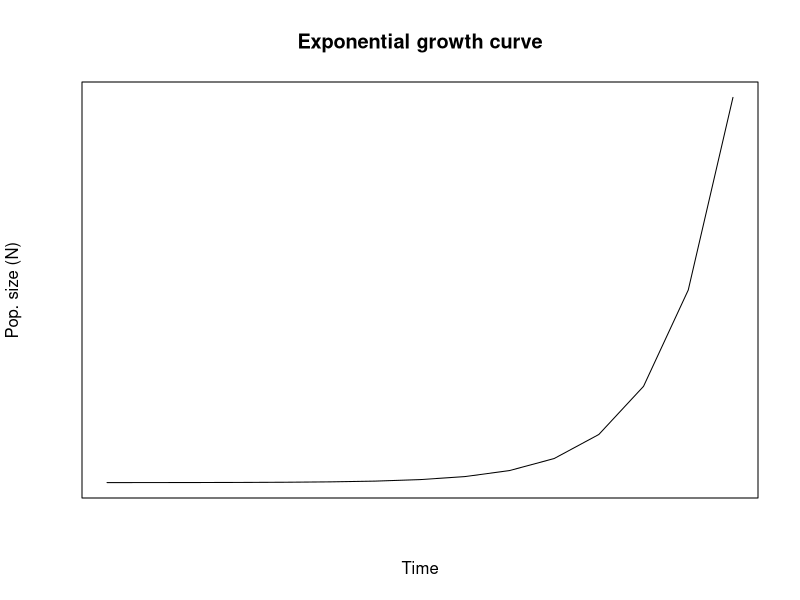
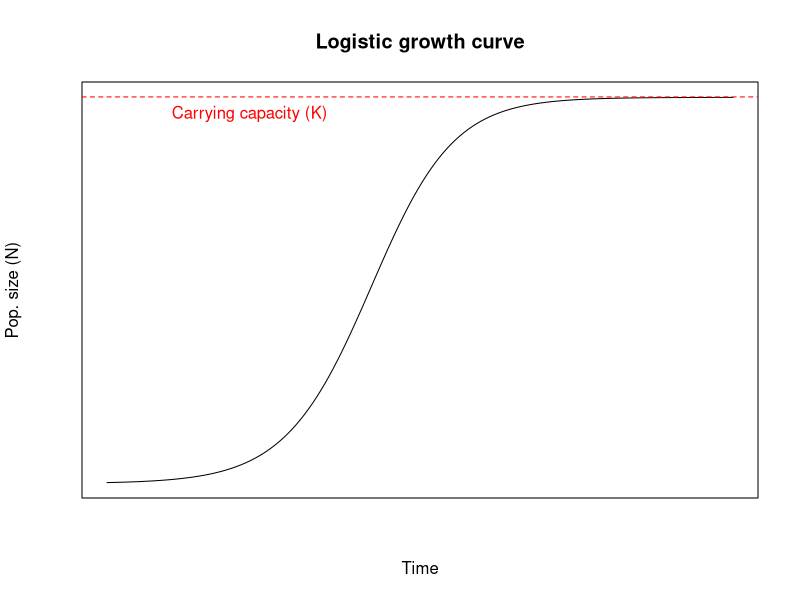
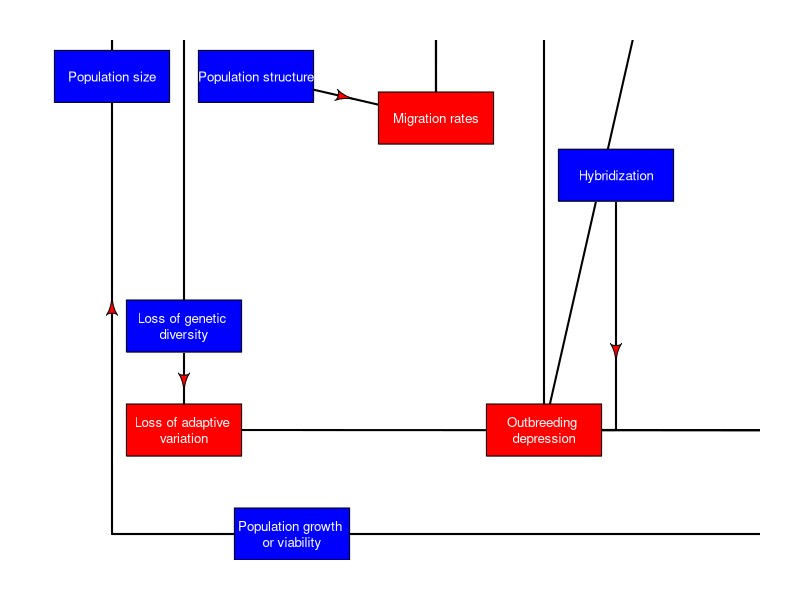
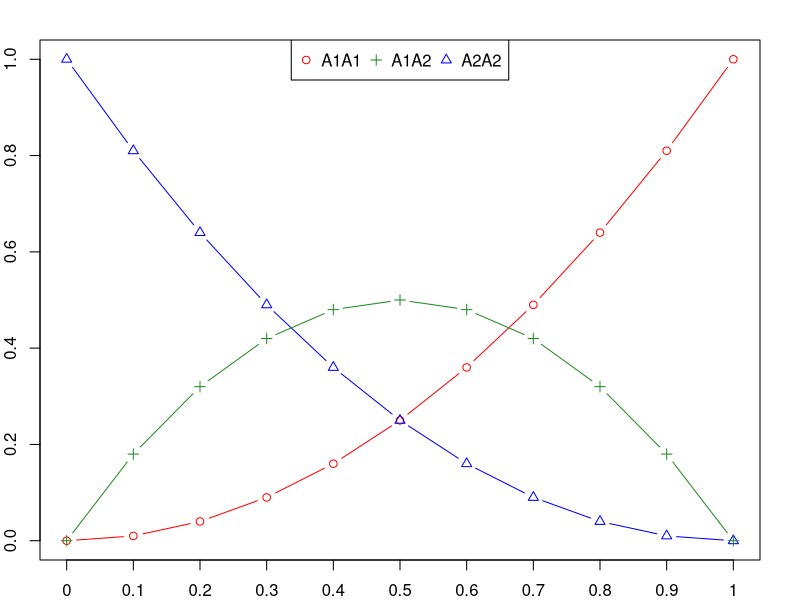

Recreate these plots in R, in order.
## ---- chunk 1
knitr::opts_chunk$set(echo = TRUE)
x <- c("calendR", "dplyr",
       "ggthemes", "diagram", "readxl", "plotly",
       "lubridate", "phylogram",
       "scales", "ggtree", "tidytree",
       "tidyverse", "stringr", "DT",
       "XML", "xml2", "kableExtra", "gt", "gtExtras")
lapply(x, require, character.only = T)
rm(x)
## ---- chunk 2
# Exponential growth
expgrowth <- NULL
for(i in 1:15){
 expgrowth <- c(expgrowth, 2^i)
}
plot(expgrowth, xlab = "Time", 
     ylab = "Pop. size (N)",
     type = "l", xaxt='n',
     yaxt='n', main = "Exponential growth curve")
## ---- chunk 3
logPopGrowth <- function(k, n, r){
  
  loggrowth <- NULL
  
  while (n < k) {
    print(n)
    n <- n*r*((k-n)/k)
    loggrowth <- c(loggrowth, n)

    if(length(loggrowth) > 1){
      if (loggrowth[length(loggrowth)-1] == n) {
        break
      }
    }
    
  }
  
  return(loggrowth)
}

x <- logPopGrowth(10000, 2, 1.1)
## ---- chunk 4
plot(x[1:150], xlab = "Time", ylab = "Pop. size (N)", type = "l", xaxt='n', yaxt='n', main = "Logistic growth curve")
abline(h = max(x) + 1, col = "red", lty = 2)
text(35, max(x) - 40, "Carrying capacity (K)", col = "red")
## ---- chunk 5
pos <- coordinates(c(2, 1, 3, 3, 3, 1, 1))
pos[1,1] <- 0.1
pos[1,2] <- 0.93
pos[2,1] <- 0.3
pos[2,2] <- 0.93
pos[3,1] <- 0.55
pos[3,2] <- 0.85
pos[4,1] <- 0.2
pos[5,1] <- 0.4
pos[6,1] <- 0.8
pos[6,2] <- 0.74
pos[7,1] <- 0.2
pos[7,2] <- 0.45
pos[9,1] <- 0.7
pos[10,1] <- 0.2
pos[10,2] <- 0.25
pos[11,1] <- 0.4
pos[12,1] <- 0.7
pos[12,2] <- 0.25
pos[13,2] <- 0.2
pos[14,1] <- 0.35
pos[14,2] <- 0.05


my_label <- c("Population size",
              "Population structure",
              "Migration rates",
              "Genetic drift",
              "Inbreeding",
              "Hybridization",
              "Loss of genetic \ndiversity",
              "Gen.-by-env. \ninteraction",
              "Local adaptation",
              "Loss of adaptive \nvariation",
              "Inbreeding \ndepression",
              "Outbreeding \ndepression",
              "Demographic vital \nrates",
              "Population growth \nor viability")

my_text_size <- .8
my_edge_height <- .05
my_edge_width <- .08
par(mar = rep(2, 4))

openplotmat()
straightarrow(from = pos[2, ],   to = pos[3, ],  lcol = "black", lwd = 2, arr.col = "red", lty = 1,
              arr.pos = 0.5)
straightarrow(from = pos[1, ],   to = pos[4, ],  lcol = "black", lwd = 2, arr.col = "red", lty = 1,
              arr.pos = 0.5)
straightarrow(from = pos[1, ],   to = pos[5, ],  lcol = "black", lwd = 2, arr.col = "red", lty = 1,
              arr.pos = 0.5)
straightarrow(from = pos[3, ],   to = pos[4, ],  lcol = "black", lwd = 2, arr.col = "red", lty = 1,
              arr.pos = 0.5)
bentarrow(    from = pos[3, ],   to = pos[5, ],  lcol = "black", lwd = 2, arr.col = "red", lty = 1,
              path = "V", arr.pos = 0.1)
straightarrow(from = pos[3, ],   to = pos[9, ],  lcol = "black", lwd = 2, arr.col = "red", lty = 1,
              arr.pos = 0.5)
straightarrow(from = pos[4, ],   to = pos[7, ],  lcol = "black", lwd = 2, arr.col = "red", lty = 1,
              arr.pos = 0.55)
straightarrow(from = pos[5, ],   to = pos[11, ], lcol = "black", lwd = 2, arr.col = "red", lty = 1,
              arr.pos = 0.5)
bentarrow(    from = pos[6, ],   to = pos[12, ], lcol = "black", lwd = 2, arr.col = "red", lty = 1,
              path = "V", arr.pos = 0.7, arr.side = 1)
straightarrow(from = pos[7, ],   to = pos[10, ], lcol = "black", lwd = 2, arr.col = "red", lty = 1,
              arr.pos = 0.55)
straightarrow(from = pos[8, ],   to = pos[9, ],  lcol = "black", lwd = 2, arr.col = "red", lty = 1,
              arr.pos = 0.5)
bentarrow(    from = pos[8, ],   to = pos[11, ], lcol = "black", lwd = 2, arr.col = "red", lty = 1,
              path = "V", arr.pos = 0.8, arr.side = 1)
straightarrow(from = pos[8, ],   to = pos[12, ], lcol = "black", lwd = 2, arr.col = "red", lty = 1,
              arr.pos = 0.5)
straightarrow(from = pos[9, ],   to = pos[12, ], lcol = "black", lwd = 2, arr.col = "red", lty = 1,
              arr.pos = 0.5)
straightarrow(from = pos[10, ],  to = pos[13, ], lcol = "black", lwd = 2, arr.col = "red", lty = 1,
              arr.pos = 0.5)
straightarrow(from = pos[11, ],  to = pos[13, ], lcol = "black", lwd = 2, arr.col = "red", lty = 1,
              arr.pos = 0.55)
straightarrow(from = pos[12, ],  to = pos[13, ], lcol = "black", lwd = 2, arr.col = "red", lty = 1,
              arr.pos = 0.5)
bentarrow(    from = pos[13, ],  to = pos[14, ], lcol = "black", lwd = 2, arr.col = "red", lty = 1,
              path = "V", arr.pos = 0.1)
bentarrow(    from = pos[14, ],  to = pos[1, ],  lcol = "black", lwd = 2, arr.col = "red", lty = 1,
              arr.pos = 0.5)

for(i in 1:length(my_label)){
  if (i == 1 | i == 2 | i == 4 | i == 5 | i == 6 | i == 7 | i == 13 | i == 14 ) {
    textrect(mid = pos[i,],
             radx = my_edge_width,
             rady = my_edge_height, 
             lab = my_label[i], 
             cex = my_text_size,
             shadow.size = 0.001,
             box.col = "blue", col = "white")
  } else {
    textrect(mid = pos[i,],
             radx = my_edge_width,
             rady = my_edge_height, 
             lab = my_label[i], 
             cex = my_text_size,
             shadow.size = 0.001,
             box.col = "red", col = "white")
  }
}

## ---- chunk 6
p <- seq(0, 1, by = 0.1)
q <- 1-p
het <- 2*(p*q)

plot(p^2, type = "b", xaxt = "n", col = "red",
     xlab = "Allele Frequency",
     ylab = "Genotype Frequency", pch = 1)
axis(1, at = 1:length(p), labels = p)
points(q^2, type = "b", col = "blue", pch = 2)
points(het, type = "b", col = "forestgreen", pch = 3)
legend("top",
       legend = c("A1A1", "A1A2", "A2A2"), 
       col = c("red", "forestgreen", "blue"), 
       pch = c(1, 3, 2), horiz = T)
